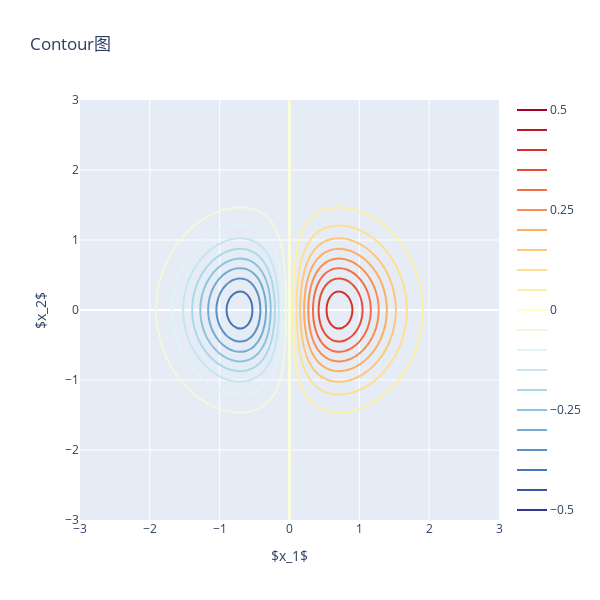

Notebook code for this chart:
### Markdown cell above
### Plotly

### Code cell
import plotly.graph_objects as go
data = go.Contour(
        z=ff,
        x=x1_array, # horizontal axis
        y=x2_array, # vertical axis
        contours_coloring='lines', # 等高线
        line_width=2,
        colorscale = 'RdYlBu_r',
    contours=dict(
        start=-0.5,  # 级别的起始值
        end=0.5,  # 级别的结束值
        size=0.05,  # 级别之间的间隔
    ))

# 设置横轴和纵轴范围

# 创建布局
layout = go.Layout(
    width=600,  # 设置图形宽度
    height=600,  # 设置图形高度
    title='Contour图',
    xaxis=dict(title=r'$x_1$'),
    yaxis=dict(title=r'$x_2$'),
)

# 创建图形对象
fig = go.Figure(data=data, layout=layout)

fig.show()

# 将fig保存为SVG格式
fig.write_image("Figures\Plotly绘制等高线.svg")

### Figure 1 — Plotly figure (JSON) as saved in the notebook; plotly's stock layout.template omitted (floating-point values rounded to 4 significant figures; data arrays with more than 128 entries replaced by an {"elided": "..."} marker saying what was removed)
{"data": [{"colorscale": [[0, "rgb(49,54,149)"], [0.1, "rgb(69,117,180)"], [0.2, "rgb(116,173,209)"], [0.3, "rgb(171,217,233)"], [0.4, "rgb(224,243,248)"], [0.5, "rgb(255,255,191)"], [0.6, "rgb(254,224,144)"], [0.7, "rgb(253,174,97)"], [0.8, "rgb(244,109,67)"], [0.9, "rgb(215,48,39)"], [1, "rgb(165,0,38)"]], "contours": {"coloring": "lines", "end": 0.5, "size": 0.05, "start": -0.5}, "line": {"width": 2}, "type": "contour", "x": [-3, -2.95, -2.9, -2.85, -2.8, -2.75, -2.7, -2.65, -2.6, -2.55, -2.5, -2.45, -2.4, -2.35, -2.3, -2.25, -2.2, -2.15, -2.1, -2.05, -2, -1.95, -1.9, -1.85, -1.8, -1.75, -1.7, -1.65, -1.6, -1.55, -1.5, -1.45, -1.4, -1.35, -1.3, -1.25, -1.2, -1.15, -1.1, -1.05, -1, -0.95, -0.9, -0.85, -0.8, -0.75, -0.7, -0.65, -0.6, -0.55, -0.5, -0.45, -0.4, -0.35, -0.3, -0.25, -0.2, -0.15, -0.1, -0.05, 0, 0.05, 0.1, 0.15, 0.2, 0.25, 0.3, 0.35, 0.4, 0.45, 0.5, 0.55, 0.6, 0.65, 0.7, 0.75, 0.8, 0.85, 0.9, 0.95, 1, 1.05, 1.1, 1.15, 1.2, 1.25, 1.3, 1.35, 1.4, 1.45, 1.5, 1.55, 1.6, 1.65, 1.7, 1.75, 1.8, 1.85, 1.9, 1.95, 2, 2.05, 2.1, 2.15, 2.2, 2.25, 2.3, 2.35, 2.4, 2.45, 2.5, 2.55, 2.6, 2.65, 2.7, 2.75, 2.8, 2.85, 2.9, 2.95, 3], "y": [-3, -2.95, -2.9, -2.85, -2.8, -2.75, -2.7, -2.65, -2.6, -2.55, -2.5, -2.45, -2.4, -2.35, -2.3, -2.25, -2.2, -2.15, -2.1, -2.05, -2, -1.95, -1.9, -1.85, -1.8, -1.75, -1.7, -1.65, -1.6, -1.55, -1.5, -1.45, -1.4, -1.35, -1.3, -1.25, -1.2, -1.15, -1.1, -1.05, -1, -0.95, -0.9, -0.85, -0.8, -0.75, -0.7, -0.65, -0.6, -0.55, -0.5, -0.45, -0.4, -0.35, -0.3, -0.25, -0.2, -0.15, -0.1, -0.05, 0, 0.05, 0.1, 0.15, 0.2, 0.25, 0.3, 0.35, 0.4, 0.45, 0.5, 0.55, 0.6, 0.65, 0.7, 0.75, 0.8, 0.85, 0.9, 0.95, 1, 1.05, 1.1, 1.15, 1.2, 1.25, 1.3, 1.35, 1.4, 1.45, 1.5, 1.55, 1.6, 1.65, 1.7, 1.75, 1.8, 1.85, 1.9, 1.95, 2, 2.05, 2.1, 2.15, 2.2, 2.25, 2.3, 2.35, 2.4, 2.45, 2.5, 2.55, 2.6, 2.65, 2.7, 2.75, 2.8, 2.85, 2.9, 2.95, 3], "z": {"elided": "121x121 float values"}}], "layout": {"height": 600, "title": {"text": "Contour图"}, "width": 600, "xaxis": {"autorange": true, "range": [-3, 3], "title": {"text": "$x_1$"}, "type": "linear"}, "yaxis": {"autorange": true, "range": [-3, 3], "title": {"text": "$x_2$"}, "type": "linear"}}}
